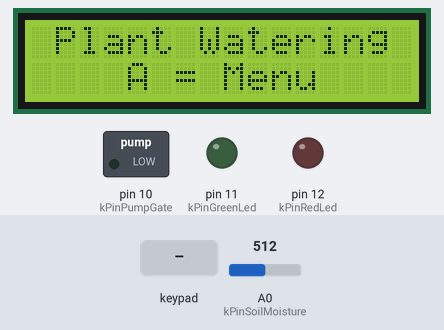
Bench run of a program on a simulated Arduino Nano, built with avr-gcc and run on an emulated ATmega328P. On the bench: 16×2 character LCD, switched loads named in the program (green lamp = pin HIGH), output pins drawn as LEDs (lit = HIGH). Inputs (shaded band) come from the test bench; at power-on: A0 (kPinSoilMoisture) = 512. EEPROM starts erased.

Above: at 3.3 s.
3.4 s: A0 (kPinSoilMoisture) set to 716
6.4 s: key 'C' pressed
At 8.0 s:
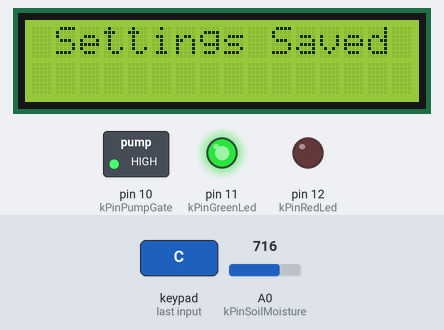
12.4 s: keypad keys 1 2 A pressed 0.4 s apart
At 13.6 s:
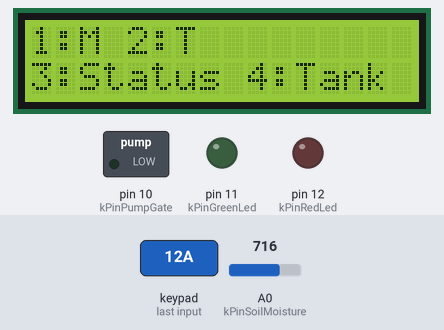
15.1 s: keypad keys 2 5 # pressed 0.4 s apart
At 16.8 s:
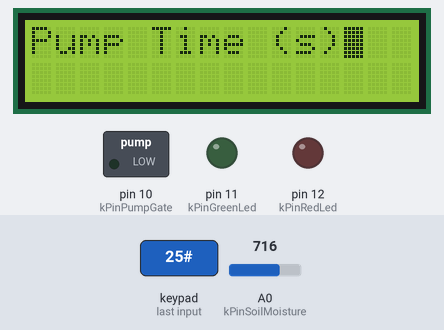
17.8 s: key '#' pressed
At 18.2 s:
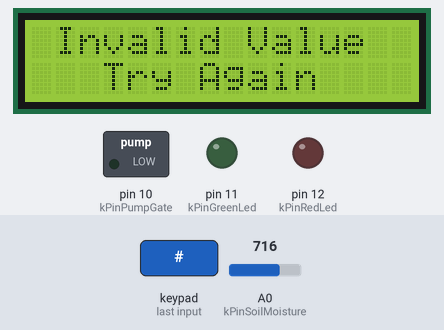
20.8 s: key 'D' pressed
At 21.6 s:
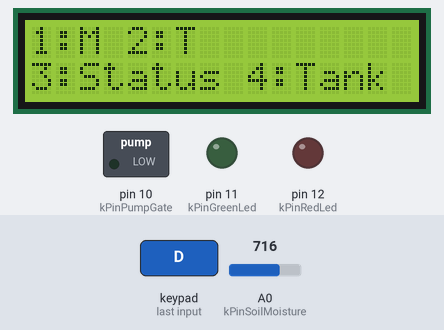
Timing chart, 0 to 23.3 s (numbered marks = the images above; inputs shaded):
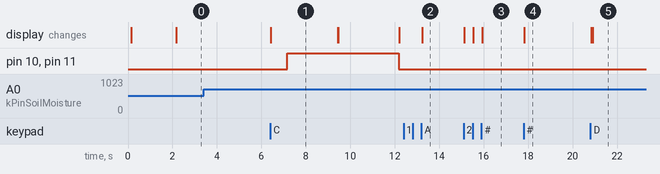

The program:

main.cpp
```cpp
/**
 * @file  main.cpp
 * @purpose Arduino entry point. Contains ONLY setup() and loop(), delegating
 *         all behaviour to a single Application instance per SRS §6.3.
 * @layer Boot
 *
 * No application logic, state-machine implementation, hardware control, menu
 * handling, timing logic, or business logic is present in this file: every
 * behavior lives inside Application (or the classes Application owns).
 *
 * The single static Application instance `g_app` is constructed before setup()
 * runs (static-storage-duration initialization), so setup() only has to call
 * g_app.begin() to bring the whole system up, and loop() only has to call
 * g_app.tick() to advance it.
 */

#include <Arduino.h>

#include "Application.h"

/// Single composition root for the entire firmware. Constructed once; its
/// constructor wires every collaborator (HAL objects + every manager). Static
/// storage duration keeps it in BSS / data so no dynamic allocation is used
/// (Golden Constraint: no new/delete/malloc/free).
static Application g_app;

/**
 * @brief Arduino setup hook. Initializes the whole system via the composition
 *        root. No watering occurs during this call (SRS §14).
 */
void setup()
{
    g_app.begin();
}

/**
 * @brief Arduino loop hook. Runs one non-blocking main-loop iteration. The
 *        Arduino runtime calls this repeatedly as fast as it can; Application
 *        ::tick() is O(1) and never blocks, so input remains responsive (<100 ms
 *        detection time per SRS §19) while background sampling, watering
 *        evaluation, UI FSM, and the status indicator all advance in lockstep.
 */
void loop()
{
    g_app.tick();
}
```

Constants.h
```cpp
/**
 * @file  Constants.h
 * @purpose Define compile-time numeric constants shared across modules: timing
 *         values, EEPROM geometry, sizes, and the EEPROM signature magic number.
 * @layer Include (dependency-free)
 *
 * Single responsibility: hold pure numeric compile-time constants. No application
 * tunables, no factory defaults, no pin assignments (those live elsewhere). This
 * header must not depend on any other project file.
 */
#ifndef CONSTANTS_H
#define CONSTANTS_H

#include <stdint.h>

// ---------------------------------------------------------------------------
// EEPROM layout (addresses, in bytes). Confirmed layout per design phase A1:
//   addr 0       : OperatingMode            (1 byte)
//   addr 1       : MoistureThreshold        (1 byte)
//   addr 2..3    : TimerInterval            (2 bytes)
//   addr 4       : MoisturePumpDuration     (1 byte)
//   addr 5       : TimerPumpDuration       (1 byte)
//   addr 6..7    : TankCapacity            (2 bytes)
//   addr 8..9    : RemainingWater          (2 bytes)
//   addr 10..11  : DryCalibration ADC      (2 bytes)
//   addr 12..13  : WetCalibration ADC      (2 bytes)
//   addr 14..15  : EEPROM signature        (2 bytes)
// ---------------------------------------------------------------------------

/** EEPROM address of the operating mode (0 = Moisture, 1 = Timer). */
constexpr uint16_t kAddrMode = 0;

/** EEPROM address of the moisture threshold (0-100 %). */
constexpr uint16_t kAddrMoistureThreshold = 1;

/** EEPROM address of the timer interval (1-999 min, 2 bytes little-endian). */
constexpr uint16_t kAddrTimerInterval = 2;

/** EEPROM address of the moisture-mode pump duration (1-60 sec). */
constexpr uint16_t kAddrMoisturePumpDuration = 4;

/** EEPROM address of the timer-mode pump duration (1-60 sec). */
constexpr uint16_t kAddrTimerPumpDuration = 5;

/** EEPROM address of the configured tank capacity (1-9999 mL, 2 bytes). */
constexpr uint16_t kAddrTankCapacity = 6;

/** EEPROM address of the estimated remaining water (2 bytes). */
constexpr uint16_t kAddrRemainingWater = 8;

/** EEPROM address of the dry-calibration ADC value (0-1023, 2 bytes). */
constexpr uint16_t kAddrDryCal = 10;

/** EEPROM address of the wet-calibration ADC value (0-1023, 2 bytes). */
constexpr uint16_t kAddrWetCal = 12;

/** EEPROM address of the validation signature (2 bytes, little-endian). */
constexpr uint16_t kAddrSignature = 14;

/** Total number of EEPROM bytes reserved by this firmware (documentary). */
[[maybe_unused]] constexpr uint16_t kEepromUsedBytes = 16;

/** EEPROM validation signature (magic number 0x55AA). Stored little-endian on AVR. */
constexpr uint16_t kEepromSignature = 0x55AA;

// ---------------------------------------------------------------------------
// LCD geometry
// ---------------------------------------------------------------------------

/** I2C address of the 16x2 LCD module (SRS §5.3: LiquidCrystal_I2C lcd(0x27, 16, 2)). */
constexpr uint8_t kLcdI2cAddress = 0x27;

/** Number of LCD columns. */
constexpr uint8_t kLcdColumns = 16;

/** Number of LCD rows. */
constexpr uint8_t kLcdRows = 2;

// ---------------------------------------------------------------------------
// Keypad geometry
// ---------------------------------------------------------------------------

/** Number of keypad rows. */
constexpr uint8_t kKeypadRows = 4;

/** Number of keypad columns. */
constexpr uint8_t kKeypadCols = 4;

// ---------------------------------------------------------------------------
// Timing (non-blocking, millis()-based)
// ---------------------------------------------------------------------------

/** Splash-screen duration at boot. delay() is permitted ONLY for this (SRS golden rule). */
constexpr uint32_t kSplashScreenMs = 2000;

/** Duration of temporary message screens ("Settings Saved", "Invalid Value", "Try Again"). */
constexpr uint32_t kMessageScreenMs = 3000;

/** Auto-advance interval for status-screen pages. */
constexpr uint32_t kStatusPageMs = 3000;

/** Soil-moisture sampling interval (fixed, non-blocking). */
constexpr uint32_t kMoistureSampleMs = 500;

/** Number of samples kept in the moving-average filter. */
constexpr uint8_t kMovingAvgSamples = 10;

// ---------------------------------------------------------------------------
// Low-water / tank threshold
// ---------------------------------------------------------------------------

/** Remaining water (mL) below which the low-water condition is triggered (SRS §16). */
constexpr uint16_t kLowWaterThresholdMl = 250;

// ---------------------------------------------------------------------------
// Status indicator (red LED) blink timing
// ---------------------------------------------------------------------------

/** Red LED ON half-period during error blink (mL irrelevant - duration only). */
constexpr uint32_t kStatusBlinkOnMs = 500;

/** Red LED OFF half-period during error blink. */
constexpr uint32_t kStatusBlinkOffMs = 500;

// ---------------------------------------------------------------------------
// Numeric input buffers (per-field digit caps confirmed in design phase A15)
// ---------------------------------------------------------------------------

/** Maximum digits for moisture threshold (0-100). */
constexpr uint8_t kMaxDigitsThreshold = 3;

/** Maximum digits for timer interval (1-999). */
constexpr uint8_t kMaxDigitsInterval = 3;

/** Maximum digits for pump duration (1-60). */
constexpr uint8_t kMaxDigitsPumpDuration = 2;

/** Maximum digits for tank capacity (1-9999). 4 digits allowed here only. */
constexpr uint8_t kMaxDigitsTankCapacity = 4;

/** Size of the input char buffer (largest field + null terminator). */
constexpr uint8_t kInputBufferMax = 5;

/** Sentinel returned when no keypad key is pressed. */
constexpr char kNoKey = '\0';

#endif // CONSTANTS_H
```

PinDefinitions.h
```cpp
/**
 * @file  PinDefinitions.h
 * @purpose Define all Arduino Nano pin assignments for the Plant Watering System.
 * @layer Include (HAL configuration)
 *
 * Single responsibility: enumerate every physical pin used by the firmware as a
 * compile-time constant so that no other module hard-codes pin numbers. Reserved
 * (unused) pins are documented in comments to support future expansion.
 *
 * Pin assignments are FIXED per SRS §4 and must not change unless the hardware
 * schematic is revised. Analog pins (A0, A4, A5) use Arduino core macros; digital
 * pins use bare integers because the AVR Arduino core does not define D-prefixed
 * macros.
 */
#ifndef PIN_DEFINITIONS_H
#define PIN_DEFINITIONS_H

#include <Arduino.h>

// ---------------------------------------------------------------------------
// Analog inputs
// ---------------------------------------------------------------------------

/** Soil moisture sensor analog input (0-1023 ADC). SRS pin A0. */
constexpr uint8_t kPinSoilMoisture = A0;

// ---------------------------------------------------------------------------
// I2C bus (shared by LCD)
// ---------------------------------------------------------------------------

/** LCD I2C SDA line. SRS pin A4 (shared hardware bus). Documentary only: the
 *  Wire library defines the SDA pin at the hardware level, so this symbol is
 *  not directly referenced by application code; kept for pin-map completeness. */
[[maybe_unused]] constexpr uint8_t kPinI2cSda = A4;

/** LCD I2C SCL line. SRS pin A5 (shared hardware bus). Documentary only: same
 *  rationale as kPinI2cSda. */
[[maybe_unused]] constexpr uint8_t kPinI2cScl = A5;

// ---------------------------------------------------------------------------
// Keypad matrix (rows D2-D5, columns D6-D9)
// ---------------------------------------------------------------------------

/** Keypad row 1. SRS pin D2. */
constexpr uint8_t kPinKeypadRow1 = 2;

/** Keypad row 2. SRS pin D3. */
constexpr uint8_t kPinKeypadRow2 = 3;

/** Keypad row 3. SRS pin D4. */
constexpr uint8_t kPinKeypadRow3 = 4;

/** Keypad row 4. SRS pin D5. */
constexpr uint8_t kPinKeypadRow4 = 5;

/** Keypad column 1. SRS pin D6. */
constexpr uint8_t kPinKeypadCol1 = 6;

/** Keypad column 2. SRS pin D7. */
constexpr uint8_t kPinKeypadCol2 = 7;

/** Keypad column 3. SRS pin D8. */
constexpr uint8_t kPinKeypadCol3 = 8;

/** Keypad column 4. SRS pin D9. */
constexpr uint8_t kPinKeypadCol4 = 9;

// ---------------------------------------------------------------------------
// Output actuators / indicators
// ---------------------------------------------------------------------------

/** MOSFET gate controlling the water pump. SRS pin D10 (PWM-capable for future use). */
constexpr uint8_t kPinPumpGate = 10;

/** Green status LED. SRS pin D11. Indicates pump active.
 *  Owner: PumpController (SRS §3.1 LED-behavior update / §18 dependency rules).
 *  No other module may drive this pin. */
constexpr uint8_t kPinGreenLed = 11;

/** Red status LED. SRS pin D12. Indicates error / low-water.
 *  Owner: StatusIndicator (SRS §3.1 LED-behavior update / §18 dependency rules).
 *  No other module may drive this pin. */
constexpr uint8_t kPinRedLed = 12;

// ---------------------------------------------------------------------------
// Reserved (intentionally unused for future expansion - SRS §4)
// ---------------------------------------------------------------------------
// D0  (RX)  - Reserved for serial communication.
// D1  (TX)  - Reserved for serial communication.
// A1  - Reserved for future sensors (e.g. water level).
// A2  - Reserved for future sensors (e.g. temperature).
// A3  - Reserved for future sensors (e.g. humidity).
// AREF - Reserved for future external analog reference.

#endif // PIN_DEFINITIONS_H
```

SystemTypes.h
```cpp
/**
 * @file  SystemTypes.h
 * @purpose Define shared enumerations and the SystemSettings POD struct used
 *         across all firmware modules.
 * @layer Include (dependency-free)
 *
 * Single responsibility: hold cross-module type definitions only. No logic, no
 * constants, no pin assignments. Must not depend on any other project file.
 */
#ifndef SYSTEM_TYPES_H
#define SYSTEM_TYPES_H

#include <stdint.h>

// ---------------------------------------------------------------------------
// Operating mode (persisted at EEPROM addr 0)
// ---------------------------------------------------------------------------

/**
 * @enum OperatingMode
 * @brief Identifies which automatic watering strategy is active.
 *        Exactly one mode is active at any moment (SRS §2.15).
 */
enum OperatingMode
{
    /** Soil-moisture-driven watering. */
    MODE_MOISTURE = 0,
    /** Time-interval-driven watering. */
    MODE_TIMER    = 1
};

// ---------------------------------------------------------------------------
// UI Finite-State Machine states (SRS §9.2)
// ---------------------------------------------------------------------------

/**
 * @enum SystemState
 * @brief Every screen of the user interface is one independent FSM state.
 *        Note: STATE_TANK_MENU_TRANSITION mentioned in SRS §9.4 is intentionally
 *        NOT enumerated (it is a transient transition action, per design Q8).
 */
enum SystemState
{
    STATE_BOOT                  = 0,  /**< System startup (executed once). */
    STATE_HOME                  = 1,  /**< Idle home screen. */
    STATE_MAIN_MENU             = 2,  /**< Main menu (1:M 2:T 3:Status 4:Tank). */
    STATE_MOISTURE_THRESHOLD    = 3,  /**< Moisture threshold entry (0-100). */
    STATE_MOISTURE_DURATION     = 4,  /**< Moisture-mode pump duration entry (1-60). */
    STATE_TIMER_INTERVAL        = 5,  /**< Timer interval entry (1-999 min). */
    STATE_TIMER_DURATION        = 6,  /**< Timer-mode pump duration entry (1-60). */
    STATE_SAVE_SETTINGS         = 7,  /**< Timed "Settings Saved" screen (3 s). */
    STATE_STATUS                = 8,  /**< Read-only status (3 auto-advancing pages). */
    STATE_WATERING              = 9,  /**< Visual watering screen (only from HOME). */
    STATE_ERROR                 = 10, /**< Reserved / unexpected state. */
    STATE_LOW_WATER             = 11, /**< Low-water takeover (pump disabled, red LED). */
    STATE_TANK_MENU             = 12, /**< Tank management menu. */
    STATE_REFILL_CONFIRM        = 13, /**< Confirm tank refill. */
    STATE_SET_TANK_CAPACITY     = 14  /**< Enter new tank capacity (1-9999 mL). */
};

// ---------------------------------------------------------------------------
// Operational state owned by ModeManager (background watering engine)
// ---------------------------------------------------------------------------

/**
 * @enum OperationalState
 * @brief High-level system status used by StatusIndicator and MenuManager to
 *        decide what to render / indicate. Owned by ModeManager.
 */
enum OperationalState
{
    OP_NORMAL    = 0,  /**< Idle / monitoring; watering allowed when conditions met. */
    OP_WATERING  = 1,  /**< A watering cycle is currently active. */
    OP_LOW_WATER = 2   /**< Estimated remaining water below threshold; pump disabled. */
};

// ---------------------------------------------------------------------------
// System configuration (persisted in EEPROM; RAM mirror owned by EEPROMManager)
// ---------------------------------------------------------------------------

/**
 * @struct SystemSettings
 * @brief Canonical in-RAM mirror of all persisted configuration fields.
 *        The EEPROM signature is intentionally NOT a member (it is an internal
 *        concern of EEPROMManager - design A13). POD only; no methods.
 */
struct SystemSettings
{
    /** Active operating mode (0 = Moisture, 1 = Timer). */
    uint8_t  mode;

    /** Soil moisture threshold in percent (0-100). */
    uint8_t  moistureThreshold;

    /** Watering interval in minutes (1-999) - used by Timer Mode only. */
    uint16_t timerInterval;

    /** Pump duration in seconds (1-60) - used by Moisture Mode only. */
    uint8_t  moisturePumpDuration;

    /** Pump duration in seconds (1-60) - used by Timer Mode only. */
    uint8_t  timerPumpDuration;

    /** Configured maximum tank capacity in millilitres (1-9999). */
    uint16_t tankCapacity;

    /** Estimated remaining water in millilitres (clamped to tankCapacity). */
    uint16_t remainingWater;

    /** Dry-calibration raw ADC value (mapped to 0 %). */
    uint16_t dryCal;

    /** Wet-calibration raw ADC value (mapped to 100 %). */
    uint16_t wetCal;
};

#endif // SYSTEM_TYPES_H
```

Version.h
```cpp
/**
 * @file  Version.h
 * @purpose Define project semantic version metadata and build identification.
 * @layer Include (project-wide, dependency-free)
 *
 * Single responsibility: hold version information only. Must not depend on any
 * other project file. Used by the splash screen and reserved for future
 * diagnostics / cloud reporting.
 */
#ifndef VERSION_H
#define VERSION_H

#include <stdint.h>

/** Major version number. Incremented on incompatible API/behavior changes.
 *  Documentary: only Minor/Patch currently appear on the splash screen. */
[[maybe_unused]] constexpr uint8_t kVersionMajor = 1;

/** Minor version number. Incremented on backward-compatible feature additions.
 *  Displayed on the splash screen row 2. */
constexpr uint8_t kVersionMinor = 0;

/** Patch version number. Incremented on backward-compatible bug fixes.
 *  Displayed on the splash screen row 2. */
constexpr uint8_t kVersionPatch = 0;

/** Human-readable build date string (ISO 8601). Update at release time.
 *  Documentary: not yet rendered on any screen. */
[[maybe_unused]] constexpr const char* kBuildDate = "2026-07-24";

#endif // VERSION_H
```

Source omitted: Application.cpp (6780 bytes), Application.h (5061 bytes), Config.h (4659 bytes)

Measured:
- after the input at 3.4 s, every drawn part: stays the same
- after the input at 6.4 s, the display: changes at once (image 1)
- after the input at 12.4 s, the display: changes after 0.83 s (image 2)
- after the input at 15.1 s, the display: first changes at once (image 3 shows a later state)
- after the input at 17.8 s, the display: changes at once (image 4)
- after the input at 20.8 s, the display: first differs from a run without the input after 0.09 s (image 5)
- what the display in image 1 shows lasts 3.0 s, from 6.4 s to 9.4 s
